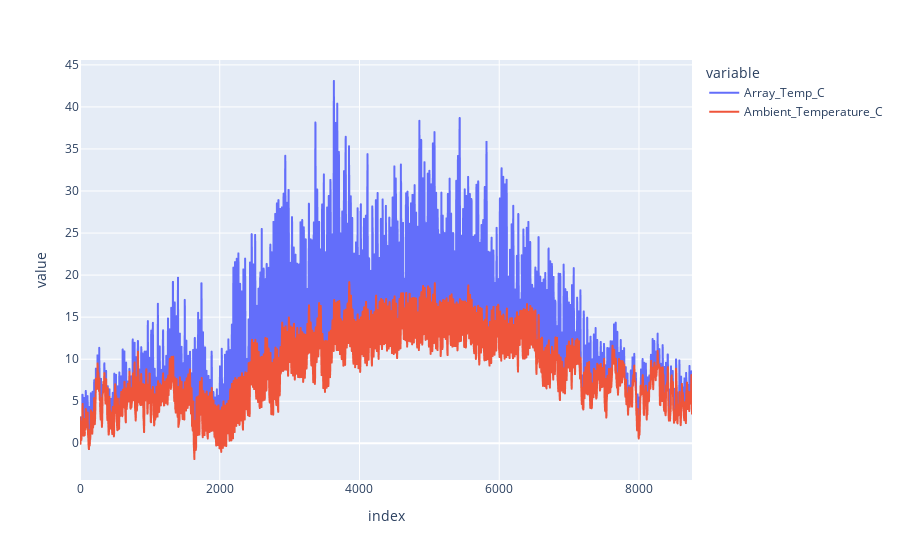

Notebook code for this chart:
### Code cell
px.line(pv_model.models[0]["model_result"][["Array_Temp_C", "Ambient_Temperature_C"]])

### Figure 1 — Plotly figure (JSON) as saved in the notebook; plotly's stock layout.template omitted (floating-point values rounded to 4 significant figures; data arrays with more than 128 entries replaced by an {"elided": "..."} marker saying what was removed)
{"data": [{"hovertemplate": "variable=Array_Temp_C<br>index=%{x}<br>value=%{y}<extra></extra>", "legendgroup": "Array_Temp_C", "line": {"color": "#636efa", "dash": "solid"}, "marker": {"symbol": "circle"}, "mode": "lines", "name": "Array_Temp_C", "showlegend": true, "type": "scattergl", "x": {"elided": "8760 int values"}, "xaxis": "x", "y": {"elided": "8760 float values"}, "yaxis": "y"}, {"hovertemplate": "variable=Ambient_Temperature_C<br>index=%{x}<br>value=%{y}<extra></extra>", "legendgroup": "Ambient_Temperature_C", "line": {"color": "#EF553B", "dash": "solid"}, "marker": {"symbol": "circle"}, "mode": "lines", "name": "Ambient_Temperature_C", "showlegend": true, "type": "scattergl", "x": {"elided": "8760 int values"}, "xaxis": "x", "y": {"elided": "8760 float values"}, "yaxis": "y"}], "layout": {"legend": {"title": {"text": "variable"}, "tracegroupgap": 0}, "margin": {"t": 60}, "xaxis": {"anchor": "y", "domain": [0, 1], "title": {"text": "index"}}, "yaxis": {"anchor": "x", "domain": [0, 1], "title": {"text": "value"}}}}
